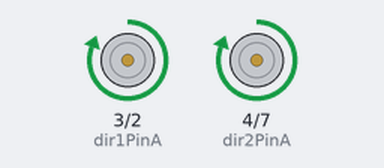
This sketch was run on a simulated Arduino Uno, built with avr-gcc and run on an emulated ATmega328P. On the bench: motor-driver pin pairs drawn as motors (green arrow = first pin HIGH = forward, orange = second pin HIGH = backward, longer = more drive, scaled by the enable pin).

Above: at 2.0 s.
At 4.5 s:
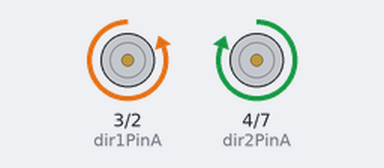
At 6.7 s:
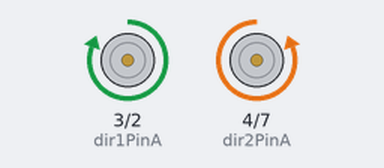
At 9.5 s:
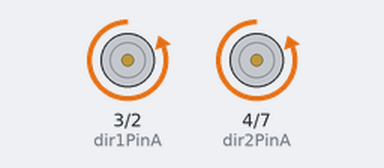
Timing chart, 0 to 14.2 s (numbered marks = the images above):
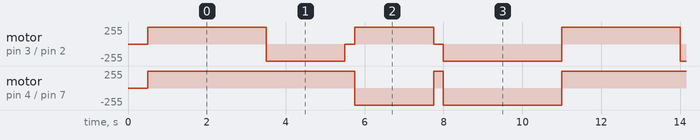

Measured:
- by itself, motor on pin 4 (dir2PinA) / pin 7 (dir2PinB): repeats every 10.5 s: backward 255/255 2.0 s, forward 255/255 0.25 s, backward 255/255 3.0 s, forward 255/255 5.3 s
- by itself, motor on pin 3 (dir1PinA) / pin 2 (dir1PinB): repeats every 10.5 s: backward 255/255 2.0 s, stopped 0.25 s, forward 255/255 2.0 s, stopped 0.25 s, backward 255/255 3.0 s, forward 255/255 3.0 s

The sketch:

l298_testing.ino
```cpp
const int pwm_1 = 5;
const int pwm_2 = 6;
const int dir1PinA = 3;
const int dir1PinB = 2;
const int dir2PinA = 4;
const int dir2PinB = 7;
int pwm_right = 0;
int pwm_left = 0;
int pwm = 0;

#define pwm_high 200
#define pwm_low 200
#define error 0


void motor1_control()
{
  analogWrite(pwm_1, pwm_right);
  digitalWrite(dir1PinA, HIGH);
  digitalWrite(dir1PinB, LOW);
}

void motor2_control()
{
  analogWrite(pwm_2, pwm_left);
  digitalWrite(dir2PinA, HIGH );
  digitalWrite(dir2PinB, LOW );
}
//----------------------------
void BOT_rev()
{
  analogWrite(pwm_1, pwm_right);
  digitalWrite(dir1PinA, LOW);
  digitalWrite(dir1PinB, HIGH);
  analogWrite(pwm_2, pwm_left);
  digitalWrite(dir2PinA, LOW );
  digitalWrite(dir2PinB, HIGH );
}


void bot_RR()
{
  analogWrite(pwm_1, pwm_right);
  digitalWrite(dir1PinA, HIGH);
  digitalWrite(dir1PinB, LOW);
  analogWrite(pwm_2, pwm_left);
  digitalWrite(dir2PinA, LOW );
  digitalWrite(dir2PinB, HIGH );
}

void bot_RL()
{ analogWrite(pwm_2, pwm_left);
  analogWrite(pwm_1, pwm_right);
  digitalWrite(dir1PinA, LOW);
  digitalWrite(dir1PinB, HIGH);
  analogWrite(pwm_2, pwm_left);
  digitalWrite(dir2PinA, HIGH );
  digitalWrite(dir2PinB, LOW );
}
void bot_WAIT()
{ analogWrite(pwm_2,0);
  analogWrite(pwm_1,0);
  digitalWrite(dir1PinA, LOW);
  digitalWrite(dir1PinB, HIGH);
  analogWrite(pwm_2, pwm_left);
  digitalWrite(dir2PinA, HIGH );
  digitalWrite(dir2PinB, LOW );
  delay(250);
}
//----------------------------

void setup()
{
  Serial.begin(9600);
  pinMode(pwm_1, OUTPUT);
  pinMode(pwm_2, OUTPUT);
  pinMode(dir1PinA, OUTPUT);
  pinMode(dir1PinB, OUTPUT);
  pinMode(dir2PinA, OUTPUT);
  pinMode(dir2PinB, OUTPUT);
  delay(500);
}

void loop()
{
  //pwm = pwm_high;
  pwm_right = 255;//pwm;
  pwm_left = 255; //pwm - error;
  motor1_control();
  motor2_control();
  delay(3000);
  bot_RL();
  delay(2000);
  bot_WAIT();
  bot_RR();
  delay(2000);
  bot_WAIT();
  BOT_rev();
  delay(3000);
}
```
